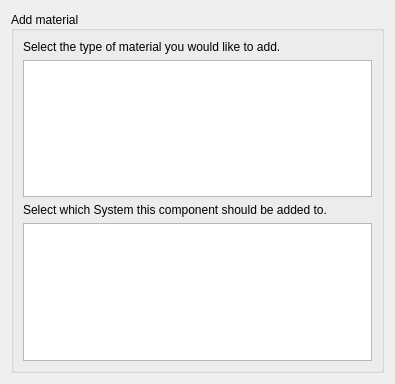
<?xml version="1.0" encoding="UTF-8"?>
<ui version="4.0">
 <class>TaskPanel</class>
 <widget class="QWidget" name="TaskPanel">
  <property name="geometry">
   <rect>
    <x>0</x>
    <y>0</y>
    <width>395</width>
    <height>384</height>
   </rect>
  </property>
  <property name="sizePolicy">
   <sizepolicy hsizetype="Preferred" vsizetype="Preferred">
    <horstretch>0</horstretch>
    <verstretch>1</verstretch>
   </sizepolicy>
  </property>
  <property name="minimumSize">
   <size>
    <width>0</width>
    <height>384</height>
   </size>
  </property>
  <property name="windowTitle">
   <string/>
  </property>
  <layout class="QGridLayout" name="gridLayout">
   <item row="0" column="0">
    <layout class="QVBoxLayout" name="verticalLayout">
     <property name="sizeConstraint">
      <enum>QLayout::SetMinimumSize</enum>
     </property>
     <item>
      <widget class="QGroupBox" name="groupBox">
       <property name="sizePolicy">
        <sizepolicy hsizetype="Preferred" vsizetype="Minimum">
         <horstretch>0</horstretch>
         <verstretch>1</verstretch>
        </sizepolicy>
       </property>
       <property name="minimumSize">
        <size>
         <width>0</width>
         <height>128</height>
        </size>
       </property>
       <property name="title">
        <string>Add material</string>
       </property>
       <property name="alignment">
        <set>Qt::AlignLeading|Qt::AlignLeft|Qt::AlignVCenter</set>
       </property>
       <property name="flat">
        <bool>false</bool>
       </property>
       <layout class="QVBoxLayout" name="verticalLayout_2">
        <property name="sizeConstraint">
         <enum>QLayout::SetDefaultConstraint</enum>
        </property>
        <item>
         <widget class="QLabel" name="sortLabel">
          <property name="text">
           <string>Select the type of material you would like to add.</string>
          </property>
         </widget>
        </item>
        <item>
         <widget class="QListWidget" name="sortList"/>
        </item>
        <item>
         <widget class="QLabel" name="systemLabel">
          <property name="text">
           <string>Select which System this component should be added to.</string>
          </property>
         </widget>
        </item>
        <item>
         <widget class="QListWidget" name="systemList"/>
        </item>
       </layout>
      </widget>
     </item>
    </layout>
   </item>
  </layout>
 </widget>
 <resources/>
 <connections/>
</ui>
